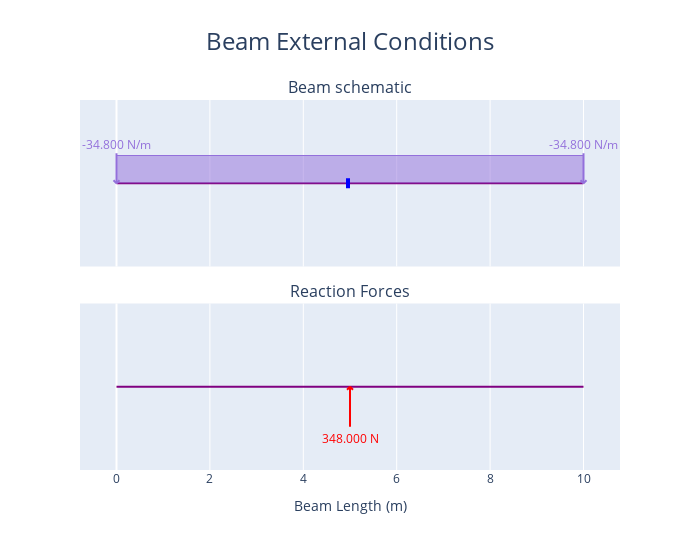
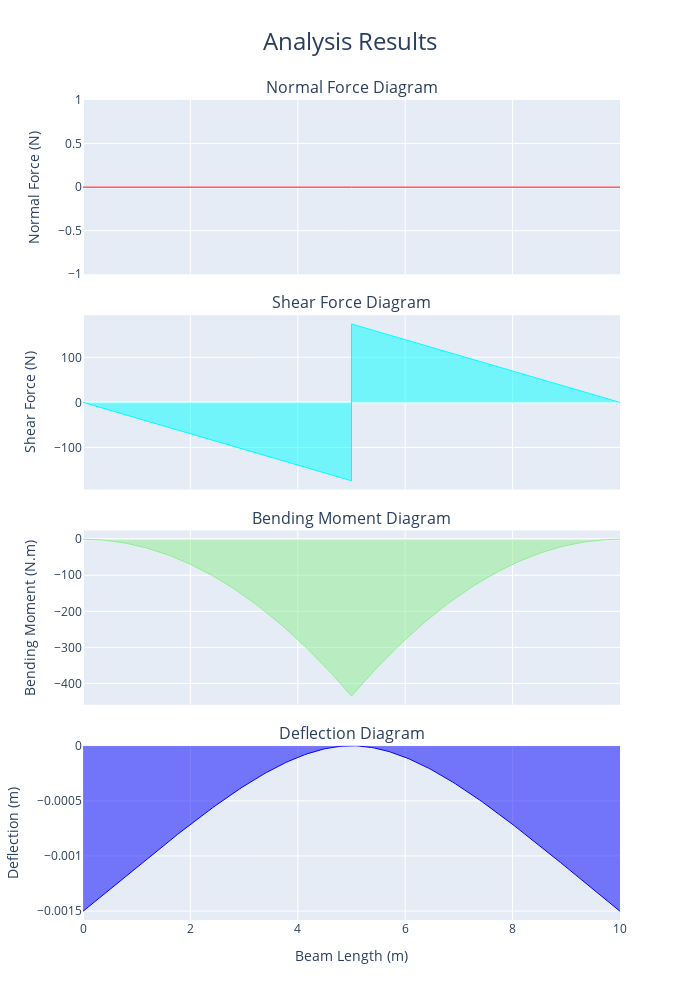

Notebook cell for these charts, in order:
### Code cell
fig_1 = beam.plot_beam_external()
fig_1.show()

fig_2 = beam.plot_beam_internal()
fig_2.show()

### Figure 1 — Plotly figure (JSON) as saved in the notebook; plotly's stock layout.template omitted (floating-point values rounded to 4 significant figures; data arrays with more than 128 entries replaced by an {"elided": "..."} marker saying what was removed)
{"data": [{"hoverinfo": "skip", "hovertemplate": "%{x} %{meta[0]}", "line": {"color": "purple", "width": 2}, "meta": ["m"], "mode": "lines", "name": "Beam_", "type": "scatter", "x": [0, 10], "xaxis": "x", "y": [0, 0], "yaxis": "y"}, {"hoverinfo": "skip", "hovertemplate": "x: %{x:.3f} %{meta[1]}<br>Fixed: %{meta[0]}", "marker": {"color": "blue", "size": 10, "symbol": "triangle-up"}, "meta": ["[1, 1, 1]", "m"], "mode": "markers", "name": "Support", "opacity": 0, "showlegend": false, "type": "scatter", "x": [5], "xaxis": "x", "y": [0], "yaxis": "y"}, {"fill": "tozeroy", "hoverinfo": "skip", "hovertemplate": "", "line": {"color": "mediumpurple", "width": 1}, "mode": "lines", "name": "Distributed<br>Load", "type": "scatter", "x": {"elided": "1000 float values"}, "xaxis": "x", "y": {"elided": "1000 int values"}, "yaxis": "y"}, {"hoverinfo": "skip", "hovertemplate": "x: %{meta[0]:.3f} %{meta[3]}<br>Force: %{meta[1]:.3f} %{meta[4]}        <br>Angle: %{meta[2]:.3f} deg", "marker": {"color": "mediumpurple", "size": 10, "symbol": "triangle-up"}, "meta": [0, -34.8, 90, "m", "N/m"], "mode": "markers", "name": "Distributed<br>Load", "opacity": 0, "showlegend": false, "type": "scatter", "x": [0], "xaxis": "x", "y": [0], "yaxis": "y"}, {"hoverinfo": "skip", "hovertemplate": "x: %{meta[0]:.3f} %{meta[3]}<br>Force: %{meta[1]:.3f} %{meta[4]}        <br>Angle: %{meta[2]:.3f} deg", "marker": {"color": "mediumpurple", "size": 10, "symbol": "triangle-up"}, "meta": [10, -34.8, 90, "m", "N/m"], "mode": "markers", "name": "Distributed<br>Load", "opacity": 0, "showlegend": false, "type": "scatter", "x": [10], "xaxis": "x", "y": [0], "yaxis": "y"}, {"hoverinfo": "skip", "hovertemplate": "%{x}", "line": {"color": "purple", "width": 2}, "mode": "lines", "name": "Beam", "type": "scatter", "x": [0, 10], "xaxis": "x2", "y": [0, 0], "yaxis": "y2"}, {"hoverinfo": "skip", "hovertemplate": "Reactions<br>x coord: %{x:.3f} %{meta[3]}<br>y: %{meta[1]:.3f} %{meta[4]}", "marker": {"color": "red", "size": 10, "symbol": "triangle-up"}, "meta": [0, 348, 0, "m", "N", "N.m"], "mode": "markers", "name": "Reaction", "opacity": 0, "showlegend": false, "type": "scatter", "x": [5], "xaxis": "x2", "y": [0], "yaxis": "y2"}], "layout": {"annotations": [{"font": {"size": 16}, "showarrow": false, "text": "Beam schematic", "x": 0.5, "xanchor": "center", "xref": "paper", "y": 1, "yanchor": "bottom", "yref": "paper"}, {"font": {"size": 16}, "showarrow": false, "text": "Reaction Forces", "x": 0.5, "xanchor": "center", "xref": "paper", "y": 0.45, "yanchor": "bottom", "yref": "paper"}, {"font": {"color": "mediumpurple"}, "showarrow": false, "text": "-34.800 N/m", "x": 0, "xref": "x", "xshift": 0, "y": 0, "yref": "y", "yshift": 39}, {"font": {"color": "mediumpurple"}, "showarrow": false, "text": "-34.800 N/m", "x": 10, "xref": "x", "xshift": 0, "y": 0, "yref": "y", "yshift": 39}, {"font": {"color": "red"}, "showarrow": false, "text": "348.000 N", "x": 5, "xref": "x2", "xshift": 0, "y": 0, "yref": "y2", "yshift": -52}], "height": 550, "hovermode": "x", "shapes": [{"fillcolor": "blue", "line": {"color": "blue", "width": 4}, "type": "rect", "x0": -2, "x1": -2, "xanchor": 5, "xref": "x", "xsizemode": "pixel", "y0": -5, "y1": 5, "yanchor": 0, "yref": "y", "ysizemode": "pixel"}, {"line": {"color": "mediumpurple", "width": 2}, "type": "line", "x0": 0, "x1": -3, "xanchor": 0, "xref": "x", "xsizemode": "pixel", "y0": 0, "y1": 3, "yanchor": 0, "yref": "y", "ysizemode": "pixel"}, {"line": {"color": "mediumpurple", "width": 2}, "type": "line", "x0": 0, "x1": 3, "xanchor": 0, "xref": "x", "xsizemode": "pixel", "y0": 0, "y1": 3, "yanchor": 0, "yref": "y", "ysizemode": "pixel"}, {"line": {"color": "mediumpurple", "width": 2}, "type": "line", "x0": 0, "x1": 0, "xanchor": 0, "xref": "x", "xsizemode": "pixel", "y0": 0, "y1": 30, "yanchor": 0, "yref": "y", "ysizemode": "pixel"}, {"line": {"color": "mediumpurple", "width": 2}, "type": "line", "x0": 0, "x1": -3, "xanchor": 10, "xref": "x", "xsizemode": "pixel", "y0": 0, "y1": 3, "yanchor": 0, "yref": "y", "ysizemode": "pixel"}, {"line": {"color": "mediumpurple", "width": 2}, "type": "line", "x0": 0, "x1": 3, "xanchor": 10, "xref": "x", "xsizemode": "pixel", "y0": 0, "y1": 3, "yanchor": 0, "yref": "y", "ysizemode": "pixel"}, {"line": {"color": "mediumpurple", "width": 2}, "type": "line", "x0": 0, "x1": 0, "xanchor": 10, "xref": "x", "xsizemode": "pixel", "y0": 0, "y1": 30, "yanchor": 0, "yref": "y", "ysizemode": "pixel"}, {"line": {"color": "red", "width": 2}, "type": "line", "x0": 0, "x1": 3, "xanchor": 5, "xref": "x2", "xsizemode": "pixel", "y0": 0, "y1": -3, "yanchor": 0, "yref": "y2", "ysizemode": "pixel"}, {"line": {"color": "red", "width": 2}, "type": "line", "x0": 0, "x1": -3, "xanchor": 5, "xref": "x2", "xsizemode": "pixel", "y0": 0, "y1": -3, "yanchor": 0, "yref": "y2", "ysizemode": "pixel"}, {"line": {"color": "red", "width": 2}, "type": "line", "x0": 0, "x1": 0, "xanchor": 5, "xref": "x2", "xsizemode": "pixel", "y0": 0, "y1": -40, "yanchor": 0, "yref": "y2", "ysizemode": "pixel"}], "showlegend": false, "title": {"font": {"size": 24}, "text": "Beam External Conditions", "x": 0.5}, "width": 700, "xaxis": {"anchor": "y", "domain": [0, 1], "matches": "x2", "showticklabels": false}, "xaxis2": {"anchor": "y2", "domain": [0, 1], "title": {"text": "Beam Length (m)"}}, "yaxis": {"anchor": "x", "domain": [0.55, 1], "fixedrange": true, "range": [-3, 3], "visible": false}, "yaxis2": {"anchor": "x2", "domain": [0, 0.45], "fixedrange": true, "range": [-3, 3], "visible": false}}}

### Figure 2 — Plotly figure (JSON) as saved in the notebook; plotly's stock layout.template omitted (floating-point values rounded to 4 significant figures; data arrays with more than 128 entries replaced by an {"elided": "..."} marker saying what was removed)
{"data": [{"fill": "tozeroy", "hovertemplate": "x: %{x:.3f} %{meta[0]}<br>f(x): %{y:.3f} %{meta[1]}", "line": {"color": "red", "width": 1}, "meta": ["m", "N"], "mode": "lines", "name": "Normal Force", "type": "scatter", "x": {"elided": "204 float values"}, "xaxis": "x", "y": {"elided": "204 int values"}, "yaxis": "y"}, {"fill": "tozeroy", "hovertemplate": "x: %{x:.3f} %{meta[0]}<br>f(x): %{y:.3f} %{meta[1]}", "line": {"color": "aqua", "width": 1}, "meta": ["m", "N"], "mode": "lines", "name": "Shear Force", "type": "scatter", "x": {"elided": "204 float values"}, "xaxis": "x2", "y": {"elided": "204 float values"}, "yaxis": "y2"}, {"fill": "tozeroy", "hovertemplate": "x: %{x:.3f} %{meta[0]}<br>f(x): %{y:.3f} %{meta[1]}", "line": {"color": "lightgreen", "width": 1}, "meta": ["m", "N.m"], "mode": "lines", "name": "Bending Moment", "type": "scatter", "x": {"elided": "204 float values"}, "xaxis": "x3", "y": {"elided": "204 float values"}, "yaxis": "y3"}, {"fill": "tozeroy", "hovertemplate": "x: %{x:.3f} %{meta[0]}<br>f(x): %{y:.3f} %{meta[1]}", "line": {"color": "blue", "width": 1}, "meta": ["m", "m"], "mode": "lines", "name": "Deflection", "type": "scatter", "x": {"elided": "204 float values"}, "xaxis": "x4", "y": {"elided": "204 float values"}, "yaxis": "y4"}], "layout": {"annotations": [{"font": {"size": 16}, "showarrow": false, "text": "Normal Force Diagram", "x": 0.5, "xanchor": "center", "xref": "paper", "y": 1, "yanchor": "bottom", "yref": "paper"}, {"font": {"size": 16}, "showarrow": false, "text": "Shear Force Diagram", "x": 0.5, "xanchor": "center", "xref": "paper", "y": 0.7375, "yanchor": "bottom", "yref": "paper"}, {"font": {"size": 16}, "showarrow": false, "text": "Bending Moment Diagram", "x": 0.5, "xanchor": "center", "xref": "paper", "y": 0.475, "yanchor": "bottom", "yref": "paper"}, {"font": {"size": 16}, "showarrow": false, "text": "Deflection Diagram", "x": 0.5, "xanchor": "center", "xref": "paper", "y": 0.2125, "yanchor": "bottom", "yref": "paper"}], "height": 1000, "showlegend": false, "title": {"font": {"size": 24}, "text": "Analysis Results", "x": 0.5}, "width": 700, "xaxis": {"anchor": "y", "domain": [0, 1], "matches": "x4", "showticklabels": false}, "xaxis2": {"anchor": "y2", "domain": [0, 1], "matches": "x4", "showticklabels": false}, "xaxis3": {"anchor": "y3", "domain": [0, 1], "matches": "x4", "showticklabels": false}, "xaxis4": {"anchor": "y4", "domain": [0, 1], "title": {"text": "Beam Length (m)"}}, "yaxis": {"anchor": "x", "domain": [0.7875, 1], "title": {"text": "Normal Force (N)"}}, "yaxis2": {"anchor": "x2", "domain": [0.525, 0.7375], "title": {"text": "Shear Force (N)"}}, "yaxis3": {"anchor": "x3", "domain": [0.2625, 0.475], "title": {"text": "Bending Moment (N.m)"}}, "yaxis4": {"anchor": "x4", "domain": [0, 0.2125], "title": {"text": "Deflection (m)"}}}}
